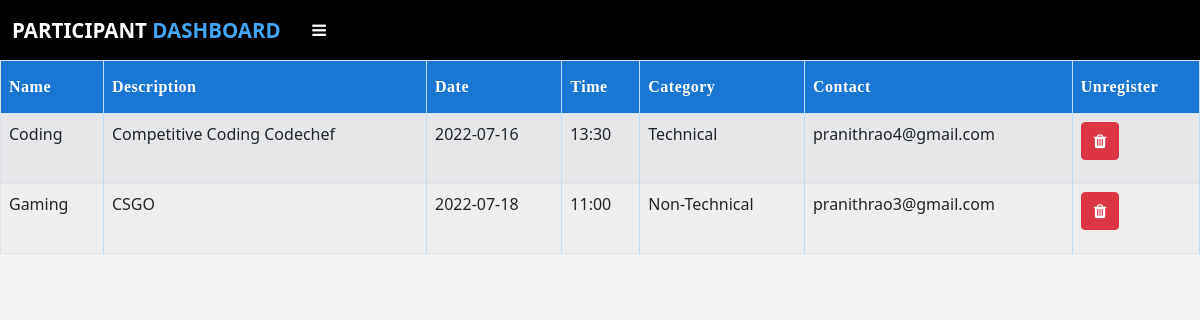
The app's page /participant_registered_event (signed in) with its own data.
### app.py (models this page shows, shortened)
class Event(db.Model):
    id = db.Column(db.Integer,primary_key=True)
    name = db.Column(db.String(50),nullable=False)
    description = db.Column(db.String(255),nullable=False)
    date = db.Column(db.String(50), nullable=False)
    time = db.Column(db.String(50), nullable=False)
    category = db.Column(db.String(50),nullable=False)
    coorg_mail = db.Column(db.String(80),db.ForeignKey('coorganizer.email'))
    org_id = db.Column(db.Integer,db.ForeignKey('organizer.id'))
    participant_id=db.relationship('Participant',cascade="all,delete",backref='participants')
    judge_event_id=db.relationship('Judge',cascade="all,delete",backref='ownersj')
    part_event_id=db.relationship('Plist',cascade="all,delete",backref='ownersjp')

### app.py (the view)
@app.route("/participant_registered_event")
def participant_registered_event():
    if 'participant' in session:
        event_names = []
        par_data = Plist.query.filter_by(part_id=session['participant_id']).all()
        for i in par_data:
            data1 = Event.query.filter_by(id = i.event_id).first()
            event_names.append(data1)
        return render_template('participant_registered_event.html',data=event_names)
    else:
        flash("Session Expired","error")
        return redirect(url_for('participantlog'))

### templates/participant_registered_event.html (shortened to what this page needs)
{% extends "participant_layout.html" %}
{% block head %} {{ super() }}
{% endblock %}
{% block content %} {% if data %}
<div class="table-responsive">
  <table class="table table-striped table-bordered">
    <thead class="thead-dark">
      <tr>
        <th scope="col">Name</th>
        <th scope="col">Description</th>
        <th scope="col">Date</th>
        <th scope="col">Time</th>
        <th scope="col">Category</th>
        <th scope="col">Contact</th>
        <th scope="col">Unregister</th>
      </tr>
    </thead>
    <tbody>
      {% for i in data %}
      <tr>
        <td>{{i.name}}</td>
        <td>{{i.description}}</td>
        <td>{{i.date}}</td>
        <td>{{i.time}}</td>
        <td>{{i.category}}</td>
        <td>{{i.coorg_mail}}</td>
        <td>
          <a onclick="unregister('{{ i.id }}')"
            ><button class="btn btn-danger" type="submit" name="del">
              <i class="fa fa-trash"></i></button
          ></a>
        </td>
      </tr>
      {% endfor %}{% else %}
      <h2 class="text-center mt-5 fw-bold text-uppercase">
        No Events Registered
      </h2>
      {% endif %}
    </tbody>
  </table>
</div>
{% endblock %}

### templates/participant_registered_event.html (style rules this page uses)
table { font-family: "Roboto" sans-serif; border-collapse: collapse; width: 100%; }
table tr:nth-child(even) { background-color: #eeeeee; }
.table th { padding-top: 14px; padding-bottom: 14px; text-align: left; background-color: #1976d2; color: white; letter-spacing: 0.5px; user-select: none; border-right: 0.5px solid #bbdefb; font-family: Bahnschrift SemiBold; }
table td { border-right: 0.5px solid #bbdefb; height: 70px; }
table td, table th { border-bottom: 0.5px solid #bbdefb; }

### templates/participant_layout.html (style rules this page uses)
body { font-family: "Roboto" sans-serif; background-color: #f2f3f4; }
* { margin: 0; padding: 0; text-decoration: none; list-style: none; }

### records on screen
Event: name "Coding", description "Competitive Coding Codechef", date "2022-07-16", time "13:30", category "Technical", coorg_mail "pranithrao4@gmail.com"
Event: name "Gaming", description "CSGO", date "2022-07-18", time "11:00", category "Non-Technical", coorg_mail "pranithrao3@gmail.com"
